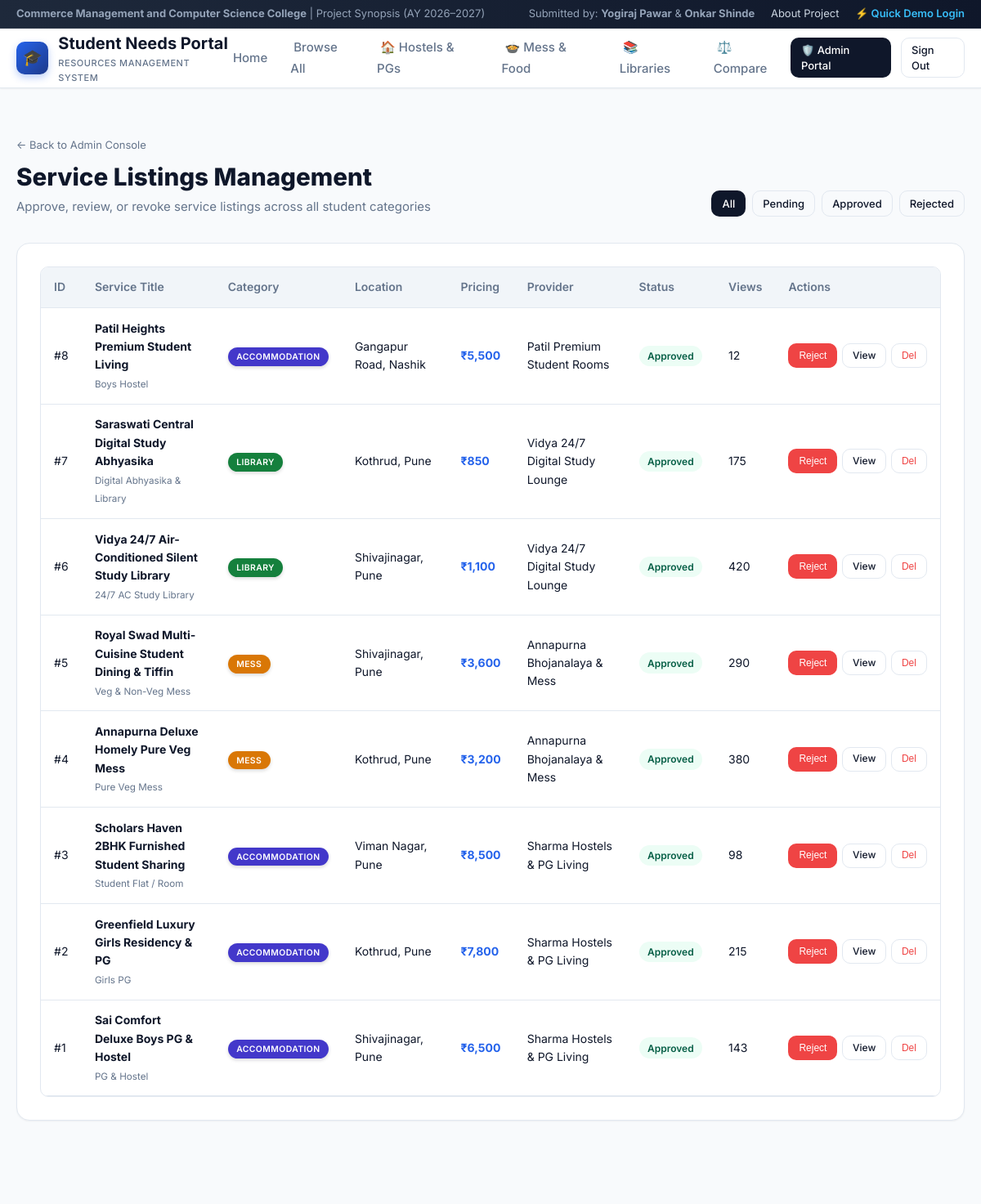
The app's page /admin/listings (signed in, upper part), older data.
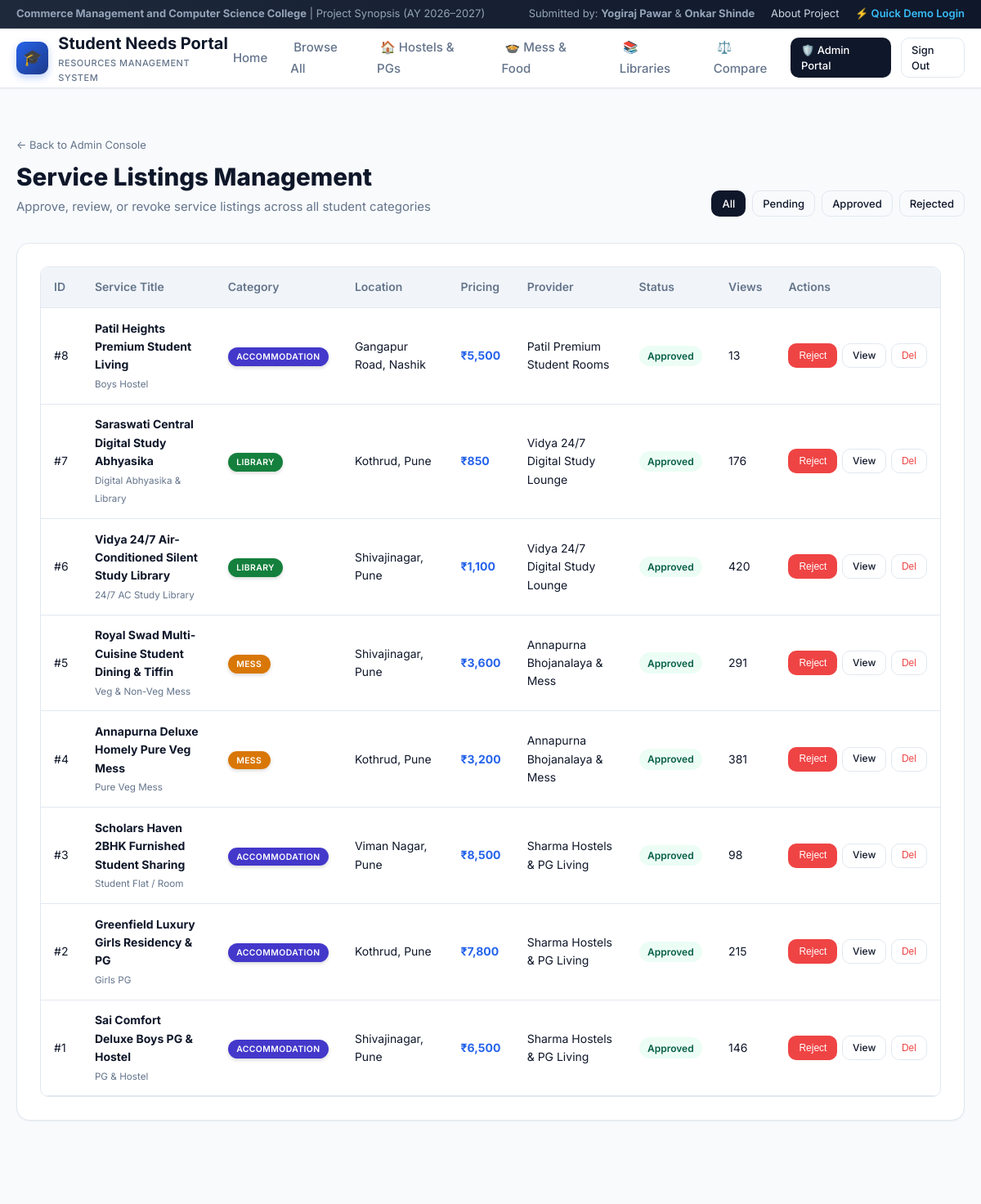
The same page, newer data.
### tables this page shows
CREATE TABLE listings (
        id INTEGER PRIMARY KEY AUTOINCREMENT,
        provider_id INTEGER NOT NULL,
        category TEXT NOT NULL,
        subcategory TEXT NOT NULL,
        title TEXT NOT NULL,
        description TEXT,
        address TEXT NOT NULL,
        city TEXT NOT NULL,
        area TEXT NOT NULL,
        landmark TEXT,
        contact_phone TEXT NOT NULL,
        contact_email TEXT,
        pricing_amount REAL NOT NULL,
        pricing_period TEXT DEFAULT 'Per Month',
        deposit_amount REAL DEFAULT 0.0,
        capacity_or_beds TEXT,
        timings TEXT,
        menu_details TEXT,
        amenities TEXT,
        rules TEXT,
        image_url TEXT,
        status TEXT DEFAULT 'pending',
        views_count INTEGER DEFAULT 0,
        created_at TIMESTAMP DEFAULT CURRENT_TIMESTAMP,
        FOREIGN KEY (provider_id) REFERENCES users(id) ON DELETE CASCADE
    );

CREATE TABLE users (
        id INTEGER PRIMARY KEY AUTOINCREMENT,
        role TEXT NOT NULL DEFAULT 'student',
        name TEXT NOT NULL,
        email TEXT UNIQUE NOT NULL,
        phone TEXT,
        password_hash TEXT NOT NULL,
        college_name TEXT,
        business_name TEXT,
        address TEXT,
        is_verified INTEGER DEFAULT 0,
        created_at TIMESTAMP DEFAULT CURRENT_TIMESTAMP
    );

### app.py (the view, shortened to what this page needs)
@app.route('/admin/listings')
@login_required
@role_required(['admin'])
def admin_listings():
    status_filter = request.args.get('status', 'all')
    if status_filter == 'all':
        listings = query_db("""
            SELECT l.*, u.business_name, u.name as provider_name
            FROM listings l
            JOIN users u ON l.provider_id = u.id
            ORDER BY l.id DESC
        """)
    return render_template('admin/verify_listings.html', listings=listings, current_status=status_filter)

### app.py (called while the page is built)
def get_current_user():
    user_id = session.get('user_id')
    if not user_id:
        return None
    return query_db("SELECT * FROM users WHERE id = ?", [user_id], one=True)

def login_required(f):
    @wraps(f)
    def decorated_function(*args, **kwargs):
        if 'user_id' not in session:
            flash("Please sign in to access this page.", "warning")
            return redirect(url_for('login', next=request.url))
        return f(*args, **kwargs)
    return decorated_function

def role_required(allowed_roles):
    def decorator(f):
        @wraps(f)
        def decorated_function(*args, **kwargs):
            if 'user_id' not in session:
                flash("Please log in first.", "warning")
                return redirect(url_for('login', next=request.url))
            user = get_current_user()
            if not user or user['role'] not in allowed_roles:
                flash("You do not have permission to view that page.", "danger")
                return redirect(url_for('index'))
            return f(*args, **kwargs)
        return decorated_function
    return decorator

### templates/admin/verify_listings.html (shortened to what this page needs)
{% extends 'base.html' %}
{% block content %}
<div class="container" style="padding: 2.5rem 1.25rem 5rem;">
  <div style="margin-bottom: 2rem; display: flex; justify-content: space-between; align-items: flex-end; flex-wrap: wrap; gap: 1rem;">
    <div>
      <a href="{{ url_for('admin_dashboard') }}" style="font-size: 0.8125rem; color: #64748b;">&larr; Back to Admin Console</a>
      <h1 style="font-size: 1.85rem; font-weight: 800; color: #0f172a; margin-top: 0.25rem;">Service Listings Management</h1>
      <p style="color: #64748b; font-size: 0.9375rem;">Approve, review, or revoke service listings across all student categories</p>
    </div>
    <div style="display: flex; gap: 0.5rem;">
      <a href="{{ url_for('admin_listings', status='all') }}" class="btn btn-sm {% if current_status == 'all' %}btn-secondary{% else %}btn-outline{% endif %}">All</a>
      <a href="{{ url_for('admin_listings', status='pending') }}" class="btn btn-sm {% if current_status == 'pending' %}btn-secondary{% else %}btn-outline{% endif %}">Pending</a>
      <a href="{{ url_for('admin_listings', status='approved') }}" class="btn btn-sm {% if current_status == 'approved' %}btn-secondary{% else %}btn-outline{% endif %}">Approved</a>
      <a href="{{ url_for('admin_listings', status='rejected') }}" class="btn btn-sm {% if current_status == 'rejected' %}btn-secondary{% else %}btn-outline{% endif %}">Rejected</a>
    </div>
  </div>
  <div class="info-card">
    {% if listings %}
      <div class="table-responsive">
        <table class="custom-table">
          <thead>
            <tr>
              <th>ID</th>
              <th>Service Title</th>
              <th>Category</th>
              <th>Location</th>
              <th>Pricing</th>
              <th>Provider</th>
              <th>Status</th>
              <th>Views</th>
              <th>Actions</th>
            </tr>
          </thead>
          <tbody>
            {% for item in listings %}
              <tr>
                <td>#{{ item.id }}</td>
                <td>
                  <strong style="color: #0f172a;">{{ item.title }}</strong><br>
                  <small style="color: #64748b;">{{ item.subcategory }}</small>
                </td>
                <td>
                  <span class="badge-tag badge-{{ item.category }}" style="position: static; font-size: 0.65rem;">{{ item.category }}</span>
                </td>
                <td>{{ item.area }}, {{ item.city }}</td>
                <td style="font-weight: 700; color: #2563eb;">₹{{ "{:,.0f}".format(item.pricing_amount) }}</td>
                <td>{{ item.business_name or item.provider_name }}</td>
                <td>
                  <span class="status-pill status-{{ item.status }}">{{ item.status }}</span>
                </td>
                <td>{{ item.views_count }}</td>
                <td>
                  <div style="display: flex; gap: 0.35rem; align-items: center;">
                    {% if item.status != 'rejected' %}
                      <form action="{{ url_for('admin_update_listing_status', id=item.id) }}" method="POST">
                        <button type="submit" class="btn btn-danger btn-sm" style="font-size: 0.75rem;">Reject</button>
                      </form>
                    {% endif %}
                    <a href="{{ url_for('listing_detail', id=item.id) }}" class="btn btn-outline btn-sm" style="font-size: 0.75rem;" target="_blank">View</a>
                    <form action="{{ url_for('admin_delete_listing', id=item.id) }}" method="POST" onsubmit="return confirm('Delete permanently?');">
                      <button type="submit" class="btn btn-outline btn-sm" style="font-size: 0.75rem; color: #ef4444;">Del</button>
                    </form>
                  </div>
                </td>
              </tr>
            {% endfor %}
          </tbody>
        </table>
      </div>
    {% else %}
      <div style="text-align: center; padding: 2.5rem 1rem; color: #64748b;">
        No listings found for this filter.
      </div>
    {% endif %}
  </div>
</div>
{% endblock %}

Row changes from the older to the newer data that the page shows:
changed listings "Patil Heights Premium Student Living": views_count "12" → "13"
changed listings "Saraswati Central Digital Study Abhyasika": views_count "175" → "176"
changed listings "Royal Swad Multi-Cuisine Student Dining & Tiffin": views_count "290" → "291"
changed listings "Annapurna Deluxe Homely Pure Veg Mess": views_count "380" → "381"
changed listings "Sai Comfort Deluxe Boys PG & Hostel": views_count "143" → "146"
